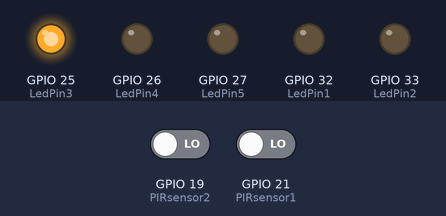
The sketch below on a simulated ESP32. Shown: output pins drawn as LEDs (lit = HIGH). The test bench sets the inputs (shaded band); at power-on: GPIO 19 (PIRsensor2) LOW, GPIO 21 (PIRsensor1) LOW.

Above: at 1.2 s.
1.3 s: GPIO 19 (PIRsensor2) driven HIGH
At 1.8 s:
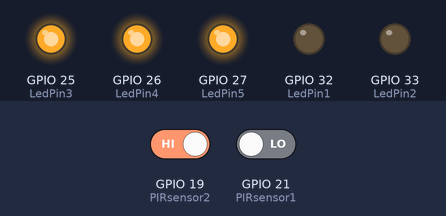
2.9 s: GPIO 21 (PIRsensor1) driven HIGH
At 4.2 s:
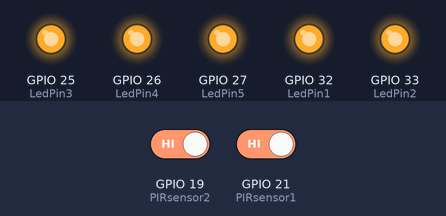
4.5 s: GPIO 19 (PIRsensor2) driven LOW
At 6.1 s:
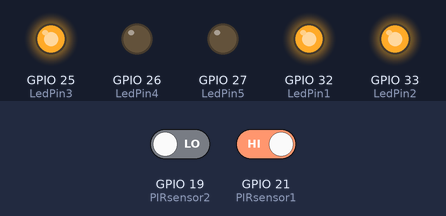
6.9 s: GPIO 21 (PIRsensor1) driven LOW
At 7.4 s:
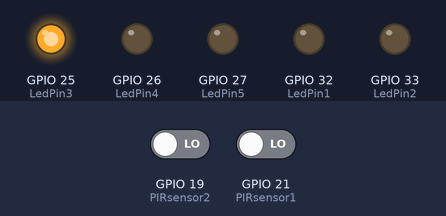
Timing chart, 0 to 9.6 s (numbered marks = the images above; inputs shaded):
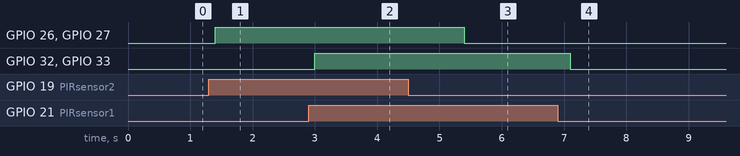

Measured:
- after the input at 1.3 s, GPIO 26 (LedPin4), GPIO 27 (LedPin5): LOW → HIGH after 0.10 s
- after the input at 2.9 s, GPIO 32 (LedPin1), GPIO 33 (LedPin2): LOW → HIGH after 0.10 s
- after the input at 4.5 s, GPIO 26 (LedPin4), GPIO 27 (LedPin5): HIGH → LOW after 0.90 s
- after the input at 6.9 s, GPIO 32 (LedPin1), GPIO 33 (LedPin2): HIGH → LOW after 0.20 s

The sketch:

smart_lighting_system.ino
```cpp
int PIRsensor1 = 21; //PIN D21 , Sensor1 connected
int PIRsensor2= 19; //PIN D21 , Sensor1 connected
int LedPin1 = 32; //PIN D32 , LED1 connected
int LedPin2 = 33; //PIN D33 , LED2 connected
int LedPin3 = 25; //PIN D25 ,LED3 connected
int LedPin4 = 26; //PIN D26 , LED4 connected
int LedPin5 = 27; //PIN D27 , LED5 connected

void setup() {

pinMode(PIRsensor1, INPUT); // PIR sensor as input
pinMode(PIRsensor2, INPUT); // PIR sensor as input
pinMode(LedPin1, OUTPUT); // LED as output
pinMode(LedPin2, OUTPUT); // LED as output
pinMode(LedPin3, OUTPUT); // LED as output
pinMode(LedPin4, OUTPUT); // LED as output
pinMode(LedPin5, OUTPUT); // LED as output
digitalWrite (LedPin3, HIGH); // middle pole light is kept by default high

}

void loop(){
int state1 = digitalRead(PIRsensor1); //read sensor 1 state
delay(50);
int state2 = digitalRead(PIRsensor2); //read sensor 2 state
delay(50);
if(state1 == HIGH){
digitalWrite (LedPin1 , HIGH);
digitalWrite (LedPin2 , HIGH);
delay(300); }
else {
digitalWrite (LedPin1 , LOW);
digitalWrite (LedPin2 , LOW);
}

if(state2 == HIGH){
digitalWrite (LedPin4 , HIGH);
digitalWrite (LedPin5 , HIGH);
delay(300); }
else {
digitalWrite (LedPin4 , LOW);
digitalWrite (LedPin5 , LOW);
}
}
```
